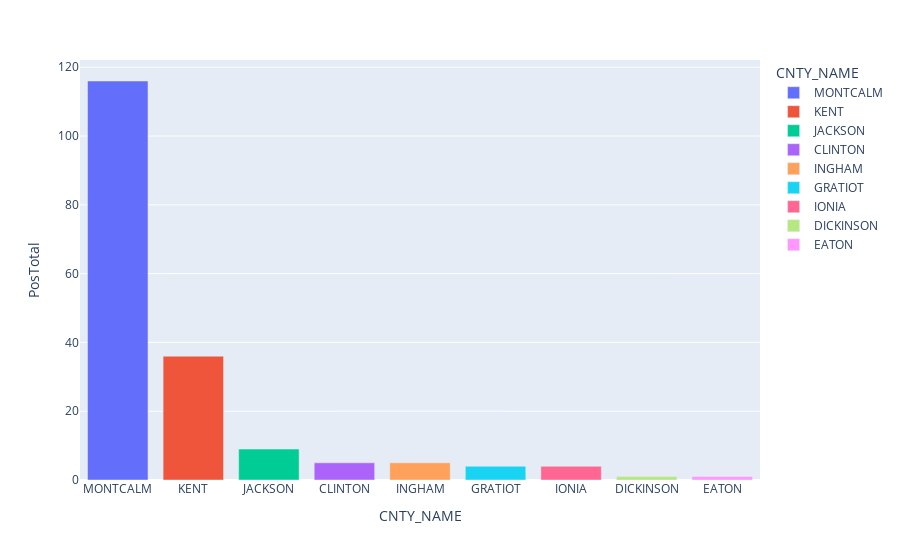

Source (notebook cell):
### Code cell
cwd2 = cwd2[:]
fig = px.bar(cwd2, x='CNTY_NAME', y='PosTotal', color='CNTY_NAME')
# fig.update(mode='markers+lines', hovertemplate=None)
fig.update_layout(hovermode='x')

fig.show()

### Figure 1 — Plotly figure (JSON) as saved in the notebook; plotly's stock layout.template omitted (floating-point values rounded to 4 significant figures)
{"data": [{"alignmentgroup": "True", "hovertemplate": "CNTY_NAME=%{x}<br>PosTotal=%{y}<extra></extra>", "legendgroup": "MONTCALM", "marker": {"color": "#636efa", "pattern": {"shape": ""}}, "name": "MONTCALM", "offsetgroup": "MONTCALM", "orientation": "v", "showlegend": true, "textposition": "auto", "type": "bar", "x": ["MONTCALM"], "xaxis": "x", "y": [116], "yaxis": "y"}, {"alignmentgroup": "True", "hovertemplate": "CNTY_NAME=%{x}<br>PosTotal=%{y}<extra></extra>", "legendgroup": "KENT", "marker": {"color": "#EF553B", "pattern": {"shape": ""}}, "name": "KENT", "offsetgroup": "KENT", "orientation": "v", "showlegend": true, "textposition": "auto", "type": "bar", "x": ["KENT"], "xaxis": "x", "y": [36], "yaxis": "y"}, {"alignmentgroup": "True", "hovertemplate": "CNTY_NAME=%{x}<br>PosTotal=%{y}<extra></extra>", "legendgroup": "JACKSON", "marker": {"color": "#00cc96", "pattern": {"shape": ""}}, "name": "JACKSON", "offsetgroup": "JACKSON", "orientation": "v", "showlegend": true, "textposition": "auto", "type": "bar", "x": ["JACKSON"], "xaxis": "x", "y": [9], "yaxis": "y"}, {"alignmentgroup": "True", "hovertemplate": "CNTY_NAME=%{x}<br>PosTotal=%{y}<extra></extra>", "legendgroup": "CLINTON", "marker": {"color": "#ab63fa", "pattern": {"shape": ""}}, "name": "CLINTON", "offsetgroup": "CLINTON", "orientation": "v", "showlegend": true, "textposition": "auto", "type": "bar", "x": ["CLINTON"], "xaxis": "x", "y": [5], "yaxis": "y"}, {"alignmentgroup": "True", "hovertemplate": "CNTY_NAME=%{x}<br>PosTotal=%{y}<extra></extra>", "legendgroup": "INGHAM", "marker": {"color": "#FFA15A", "pattern": {"shape": ""}}, "name": "INGHAM", "offsetgroup": "INGHAM", "orientation": "v", "showlegend": true, "textposition": "auto", "type": "bar", "x": ["INGHAM"], "xaxis": "x", "y": [5], "yaxis": "y"}, {"alignmentgroup": "True", "hovertemplate": "CNTY_NAME=%{x}<br>PosTotal=%{y}<extra></extra>", "legendgroup": "GRATIOT", "marker": {"color": "#19d3f3", "pattern": {"shape": ""}}, "name": "GRATIOT", "offsetgroup": "GRATIOT", "orientation": "v", "showlegend": true, "textposition": "auto", "type": "bar", "x": ["GRATIOT"], "xaxis": "x", "y": [4], "yaxis": "y"}, {"alignmentgroup": "True", "hovertemplate": "CNTY_NAME=%{x}<br>PosTotal=%{y}<extra></extra>", "legendgroup": "IONIA", "marker": {"color": "#FF6692", "pattern": {"shape": ""}}, "name": "IONIA", "offsetgroup": "IONIA", "orientation": "v", "showlegend": true, "textposition": "auto", "type": "bar", "x": ["IONIA"], "xaxis": "x", "y": [4], "yaxis": "y"}, {"alignmentgroup": "True", "hovertemplate": "CNTY_NAME=%{x}<br>PosTotal=%{y}<extra></extra>", "legendgroup": "DICKINSON", "marker": {"color": "#B6E880", "pattern": {"shape": ""}}, "name": "DICKINSON", "offsetgroup": "DICKINSON", "orientation": "v", "showlegend": true, "textposition": "auto", "type": "bar", "x": ["DICKINSON"], "xaxis": "x", "y": [1], "yaxis": "y"}, {"alignmentgroup": "True", "hovertemplate": "CNTY_NAME=%{x}<br>PosTotal=%{y}<extra></extra>", "legendgroup": "EATON", "marker": {"color": "#FF97FF", "pattern": {"shape": ""}}, "name": "EATON", "offsetgroup": "EATON", "orientation": "v", "showlegend": true, "textposition": "auto", "type": "bar", "x": ["EATON"], "xaxis": "x", "y": [1], "yaxis": "y"}], "layout": {"autosize": true, "barmode": "relative", "hovermode": "x", "legend": {"title": {"text": "CNTY_NAME"}, "tracegroupgap": 0}, "margin": {"t": 60}, "xaxis": {"anchor": "y", "autorange": true, "categoryarray": ["MONTCALM", "KENT", "JACKSON", "CLINTON", "INGHAM", "GRATIOT", "IONIA", "DICKINSON", "EATON"], "categoryorder": "array", "domain": [0, 1], "range": [-0.5, 8.5], "title": {"text": "CNTY_NAME"}, "type": "category"}, "yaxis": {"anchor": "x", "autorange": true, "domain": [0, 1], "range": [0, 122.1], "title": {"text": "PosTotal"}, "type": "linear"}}}
